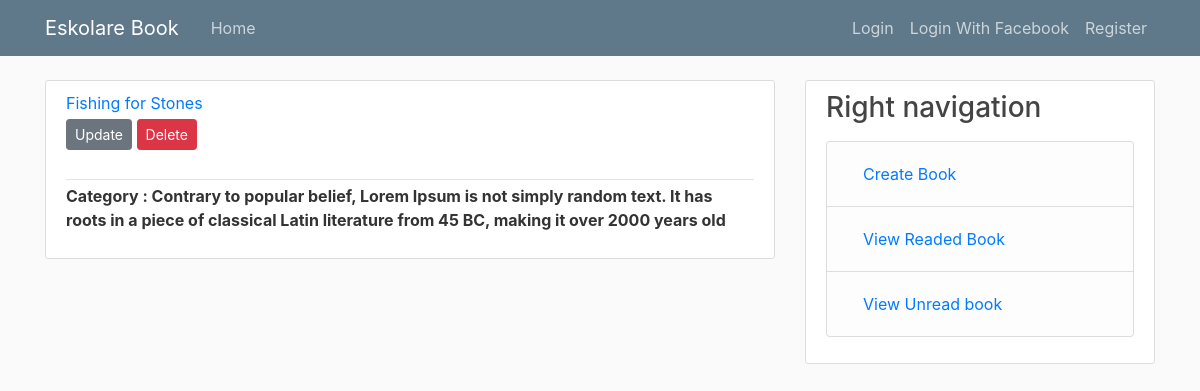
The page /review/1 on the database its author committed.
### book/models.py (models this page shows, shortened)
class Review(models.Model):
    book = models.ForeignKey(Book, on_delete=models.CASCADE)
    review = models.TextField(max_length=4000)

class Book(models.Model):
    title = models.CharField(max_length=100)
    category = models.CharField(max_length=100)
    author = models.CharField(max_length=100)
    cover = models.ImageField(upload_to='book_covers')
    is_read = models.BooleanField(default=False)
    def __str__(self):
        return self.title

### book/views.py (the view)
# urls.py: path('review/<int:pk>', ReviewDetailView.as_view(), name='review-detail'),
class ReviewDetailView(DetailView):
    model = Review

### book/templates/book/review_detail.html
{% extends "book/base.html" %}
{% load crispy_forms_tags %}
{% block content %}
<article class="media content-section">
    <div class="media-body">
        <div class="article-metadata">
            <a class="mr-2" href="#">{{ object.book }}</a>
            <div>
                <a class="btn btn-secondary btn-sm mt-1 mb-1" href="{% url 'review-update' object.id %}">Update</a>
                <a class="btn btn-danger btn-sm mt-1 mb-1" href="{% url 'review-delete' object.id %}">Delete</a>
            </div>
            <br>
        </div>
        <p class="article-content"><strong>Category : {{ object.review }}</strong></p>
    </div>
</article>
{% endblock content %}

### book/static/book/main.css (style rules this page uses)
body { background: #fafafa; color: #333333; margin-top: 5rem; }
.content-section { background: #ffffff; padding: 10px 20px; border: 1px solid #dddddd; border-radius: 3px; margin-bottom: 20px; }
.article-content { white-space: pre-line; }
.article-metadata { padding-bottom: 1px; margin-bottom: 4px; border-bottom: 1px solid #e3e3e3 }

### rows shown on the page
Review: book "Fishing for Stones", review "Contrary to popular belief, Lorem Ipsum is not simply random text. It has roots in a piece of classical Latin literature from 45 BC, making it over 2000 years old"
